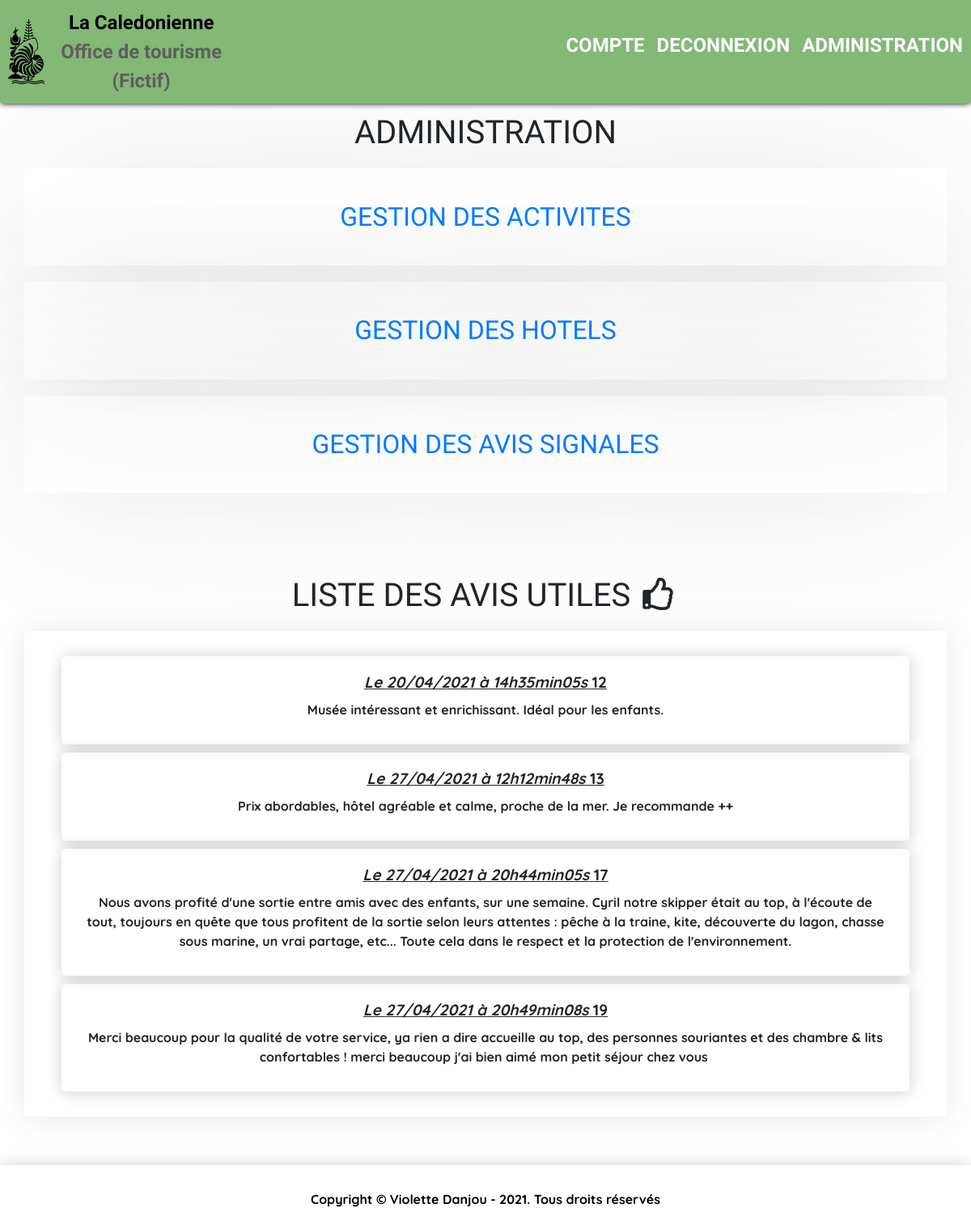
Page /index.php?action=openAdmin (signed in) on the committed database.
### tables this page shows
CREATE TABLE `opinions` (
  `id` int(11) NOT NULL,
  `id_activity` int(11) NOT NULL DEFAULT '0',
  `id_hotel` int(11) NOT NULL DEFAULT '0',
  `author` int(11) NOT NULL,
  `content` text NOT NULL,
  `date_opinion` datetime NOT NULL DEFAULT CURRENT_TIMESTAMP,
  `report` tinyint(4) NOT NULL DEFAULT '0',
  `useful` tinyint(4) NOT NULL DEFAULT '0'
);

### app/controller/controller_front.php (called while the page is built, shortened)
<?php
class controller_front
{
	function openAdmin()
	{
		$adminUsefulManager = new OpinionsManager();
		$useful = $adminUsefulManager->usefulAdmin();
	    require('app/view/adminView.php');
	}
}

### app/model/OpinionsManager.php (called while the page is built, shortened)
<?php
class OpinionsManager extends Manager
{
    public function usefulAdmin()
    {
    	$db = $this->dbConnect();
    	$req = $db->query('SELECT id, content, report AS opinion_report, DATE_FORMAT(date_opinion, \'%d/%m/%Y à %Hh%imin%ss\') AS opinion_date_fr FROM opinions WHERE useful = 1 ORDER BY opinion_date_fr ASC');
    	return $req;
    }
}

### app/view/adminView.php (the view, shortened to what this page needs)
<h1>ADMINISTRATION</h1>
<div class="container">
	<div class="row admin-home">
		<div class="col">
			<a href="index.php?action=openActivitiesAdmin">
				<h2>GESTION DES ACTIVITES</h2>
			</a>
		</div>
	</div>
</div>
<div class="container">
	<div class="row admin-home">
		<div class="col">
			<a href="index.php?action=openHotelsAdmin">
				<h2>GESTION DES HOTELS</h2>
			</a>
		</div>
	</div>
</div>
<div class="container">
	<div class="row admin-home">
		<div class="col">
			<a href="index.php?action=openReportsAdmin">
				<h2>GESTION DES AVIS SIGNALES</h2>
			</a>
		</div>
	</div>
</div>
<h1 id="h1-usefuls">LISTE DES AVIS UTILES <i class="far fa-thumbs-up"></i></h1>
<div class="container">
	<div class="row useful">
		<div class="col">
			<?php
			while ($data = $useful->fetch()) : ?>
				<div class="news-useful">
					<h4>
			            <em>Le <?= $data['opinion_date_fr'] ?></em>
						<?= $data['id'] ?> <br/>
			        </h4>
					<div id="p-useful">
						<?= nl2br(($data['content'])) ?>
					</div>
				</div>
			<?php
			endwhile;
			$useful->closeCursor(); ?>
		</div>
	</div>
</div>
<?php $content = ob_get_clean();
require('app/view/template.php');
?>

### app/public/style.css (style rules this page uses)
html { height: 100%; }
body { margin: 0px; padding-top: 120px; font-family: 'Quicksand', cursive; font-weight: bold; text-align: center; height: 100%; }
h1 { font-family: 'Single Day', cursive; margin: 20px; }
h2 { font-family: 'Single Day', cursive; margin: 20px; color: #007bff; }
h4 { font-size: 1.2em; font-weight: bold; text-decoration: underline; }
p { text-align: center; margin: 10px; }
a { font-family: 'Single Day', cursive; font-size: 1.5em; }
.fa-thumbs-up { margin: 5px; }
.row.admin-home { margin-bottom: 20px; padding: 20px; border: 1px solid transparent; border-radius: 5px; box-shadow: 0 1px 200px rgba(0, 0, 0, 0.1);s }
#h1-usefuls { margin-top: 100px; }
.row.useful { padding: 20px; border: 1px solid transparent; border-radius: 5px; box-shadow: 0 1px 40px rgba(0, 0, 0, 0.1); }
.news-useful { margin: 10px; padding: 20px; border: 1px solid transparent; border-radius: 5px; box-shadow: 0 1px 20px rgba(0, 0, 0, 0.2); }
#p-useful { text-align: center; }

### app/public/responsive.css (style rules this page uses)
body { padding-top: 60px; }
h1 { font-size: 1.7em; margin: 10px 0px 10px 0px; }
h2 { font-size: 1.2em; }
a { font-size: 1em; }
.row.admin-home { margin: 20px; }
#h1-usefuls { margin-top: 50px; }

### rows in the picture
opinions: opinion_date_fr "20/04/2021 à 14h35min05s", id "12", content "Musée intéressant et enrichissant. Idéal pour les enfants."
opinions: opinion_date_fr "27/04/2021 à 12h12min48s", id "13", content "Prix abordables, hôtel agréable et calme, proche de la mer. Je recommande ++"
opinions: opinion_date_fr "27/04/2021 à 20h44min05s", id "17", content "Nous avons profité d'une sortie entre amis avec des enfants, sur une semaine. Cyril notre skipper était au top, à l'écoute de tout, toujours en quête que tous profitent de la sortie selon leurs attentes : pêche à la traine, kite, découverte du lagon, chasse sous marine, un vrai partage, etc... Toute cela dans le respect et la protection de l'environnement."
opinions: opinion_date_fr "27/04/2021 à 20h49min08s", id "19", content "Merci beaucoup pour la qualité de votre service, ya rien a dire accueille au top, des personnes souriantes et des chambre & lits confortables ! merci beaucoup j'ai bien aimé mon petit séjour chez vous"
